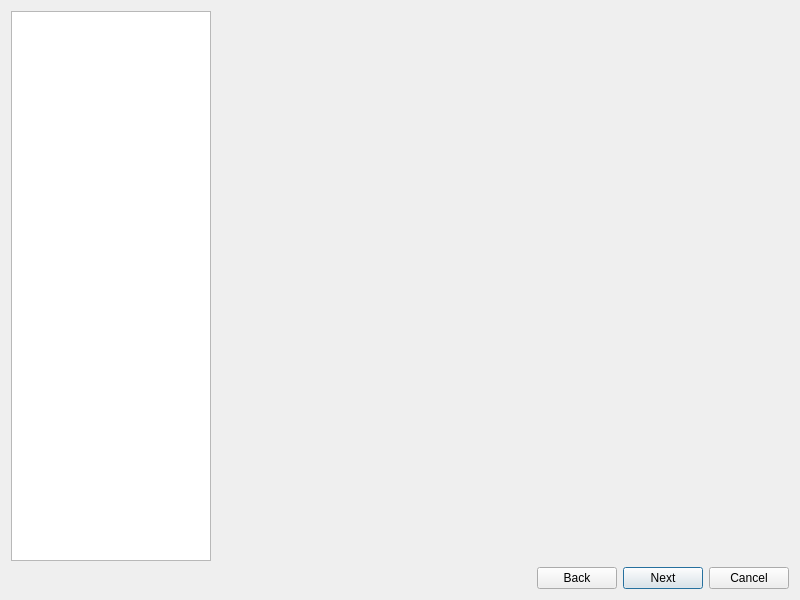
<?xml version="1.0" encoding="UTF-8"?>
<ui version="4.0">
 <class>SetupWizard</class>
 <widget class="QDialog" name="SetupWizard">
  <property name="geometry">
   <rect>
    <x>0</x>
    <y>0</y>
    <width>800</width>
    <height>600</height>
   </rect>
  </property>
  <property name="minimumSize">
   <size>
    <width>700</width>
    <height>500</height>
   </size>
  </property>
  <property name="windowTitle">
   <string>citron Setup Wizard</string>
  </property>
  <property name="templateStyleSheet" stdset="0">
   <string>QDialog {
    background-color: %%BACKGROUND_COLOR%%;
}

/* Sidebar List */
QListWidget {
    background-color: %%SECONDARY_BG_COLOR%%;
    border: none;
}
QListWidget::item {
    color: %%TEXT_COLOR%%;
    padding: 10px;
}
QListWidget::item:selected {
    background-color: %%TERTIARY_BG_COLOR%%;
    font-weight: bold;
}
QListWidget::item:hover {
    background-color: %%HOVER_BG_COLOR%%;
}

/* Content Stack &amp; General Widgets */
QStackedWidget, QGroupBox {
    background-color: %%BACKGROUND_COLOR%%;
}
QLabel, QRadioButton, QCheckBox {
    color: %%TEXT_COLOR%%;
    background-color: transparent;
}
QLabel[class="wizard-title"] {
    font-size: 18px;
    font-weight: bold;
}
QLabel[class="wizard-status-success"] {
    color: #4caf50;
}
QLabel[class="wizard-status-default"] {
    color: %%DISABLED_TEXT_COLOR%%;
}


/* Buttons */
QPushButton {
    background-color: %%BUTTON_BG_COLOR%%;
    color: %%TEXT_COLOR%%;
    border: 1px solid %%TERTIARY_BG_COLOR%%;
    padding: 8px 16px;
    border-radius: 4px;
}
QPushButton:hover {
    background-color: %%HOVER_BG_COLOR%%;
}
QPushButton:disabled {
    background-color: %%SECONDARY_BG_COLOR%%;
    color: %%DISABLED_TEXT_COLOR%%;
}

/* Inputs */
QLineEdit {
    color: %%TEXT_COLOR%%;
    background-color: %%SECONDARY_BG_COLOR%%;
    border: 1px solid %%TERTIARY_BG_COLOR%%;
    padding: 5px;
    border-radius: 4px;
}
</string>
  </property>
  <layout class="QVBoxLayout" name="verticalLayout">
   <item>
    <layout class="QHBoxLayout" name="mainLayout">
     <item>
      <widget class="QListWidget" name="sidebarList">
       <property name="minimumSize">
        <size>
         <width>200</width>
         <height>0</height>
        </size>
       </property>
       <property name="maximumSize">
        <size>
         <width>200</width>
         <height>16777215</height>
        </size>
       </property>
       <property name="styleSheet">
        <string notr="true"/>
       </property>
      </widget>
     </item>
     <item>
      <widget class="QStackedWidget" name="contentStack">
       <property name="styleSheet">
        <string notr="true"/>
       </property>
      </widget>
     </item>
    </layout>
   </item>
   <item>
    <layout class="QHBoxLayout" name="buttonLayout">
     <item>
      <spacer name="horizontalSpacer">
       <property name="orientation">
        <enum>Qt::Horizontal</enum>
       </property>
       <property name="sizeHint" stdset="0">
        <size>
         <width>40</width>
         <height>20</height>
        </size>
       </property>
      </spacer>
     </item>
     <item>
      <widget class="QPushButton" name="backButton">
       <property name="text">
        <string>Back</string>
       </property>
      </widget>
     </item>
     <item>
      <widget class="QPushButton" name="nextButton">
       <property name="text">
        <string>Next</string>
       </property>
       <property name="default">
        <bool>true</bool>
       </property>
      </widget>
     </item>
     <item>
      <widget class="QPushButton" name="cancelButton">
       <property name="text">
        <string>Cancel</string>
       </property>
      </widget>
     </item>
    </layout>
   </item>
  </layout>
 </widget>
 <resources/>
 <connections/>
</ui>
